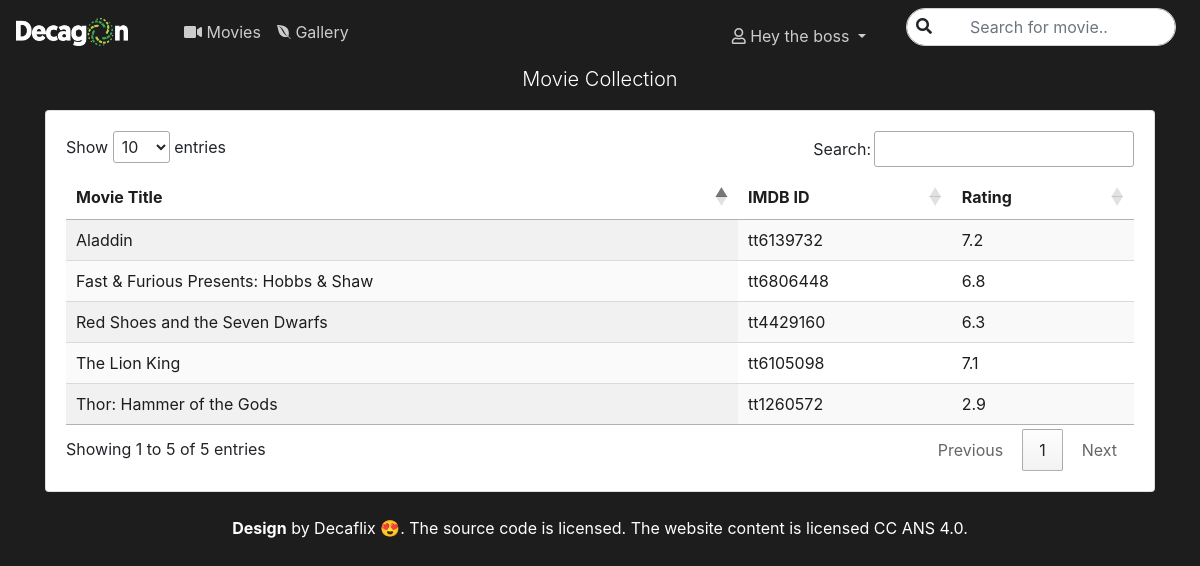
Page /collection (signed in) on the committed database.
### tables this page shows
CREATE TABLE "collection" (
	"id"	TEXT NOT NULL UNIQUE,
	"user_id"	INTEGER,
	"title"	TEXT NOT NULL,
	"rating"	TEXT,
	"price"	INTEGER,
	PRIMARY KEY("id")
);

### application.py (the view)
@app.route('/collection', methods=['GET'])
def collection():
    if request.method == 'GET':
        user_id = session["user_id"]
        collection = db.execute("SELECT * FROM collection WHERE user_id = :user_id", user_id=user_id)
        print(collection)
        return render_template("collection.html",collection=collection)

### sql.py (called while the page is built, shortened)
def _parse_placeholder(token):
    if not isinstance(token, sqlparse.sql.Token) or token.ttype != sqlparse.tokens.Name.Placeholder:
        raise TypeError()
    if token.value == "?":
        return "qmark", None
    matches = re.search(r"^:([1-9]\d*)$", token.value)
    if matches:
        return "numeric", int(matches.group(1)) - 1
    matches = re.search(r"^:([a-zA-Z]\w*)$", token.value)
    if matches:
        return "named", matches.group(1)

### templates/collection.html (shortened to what this page needs)
{% extends 'layout.html' %}
{% block style %}
    <link rel="stylesheet" type="text/css" href="https://cdn.datatables.net/1.10.19/css/jquery.dataTables.css" />
{% endblock %}
{% block main %}
<div class="container">
        <div class="para">
                <div>
                    <p class="lead para-txt text-center" style="color: #ffffff;"> Movie Collection</p>
                </div>
            </div>
    <div class="card">
        <div class="card-body">
            <div class="movie-tables">
                <table id="table_id" class="display">
                  <thead>
                    <tr>
                      <th scope="col">Movie Title</th>
                      <th scope="col">IMDB ID</th>
                      <th scope="col">Rating</th>
                    </tr>
                  </thead>
                  <tbody>
                {% for movie in collection %}
                    <tr>
                      <td>{{movie["title"]}}</td>
                      <td>{{movie["id"]}}</td>
                      <td>{{movie["rating"]}}</td>
                    </tr>
                {% endfor %}
                  </tbody>
                </table>
              </div>
        </div>
    </div>
</div>
{% endblock %}

### templates/layout.html (shortened to what this page needs)
<!DOCTYPE html>
<html lang="en">
<head>
    <link rel="stylesheet" href="https://maxcdn.bootstrapcdn.com/bootstrap/4.0.0/css/bootstrap.min.css"
>
    <link rel="stylesheet" href="https://use.fontawesome.com/releases/v5.8.2/css/all.css"
>
    <link href="../static/bootstrap.min.css" rel="stylesheet">
    <link href="{{  url_for('static', filename='style.css')}}" rel="stylesheet">
    {% block style %}{% endblock %}
</head>
<body class="index-body">
    <header>
        <nav class="navbar navbar-expand-lg fixed-buttom navbar-light">
            <a href="/"><img src="../static/images/logo-light.png" width="112" height="28" /></a>
            <div class="collapse navbar-collapse" id="navbarColor03">
                <ul class="navbar-nav mr-auto">
                    <li class="nav-item">
                        <a class="nav-link ml-5" href="/"><i class="fas fa-video"></i> Movies</a>
                    </li>
                    <li class="nav-item">
                        <a class="nav-link" href="/collection"> <i class="fab fa-envira"></i> Gallery</a>
                    </li>
                </ul>
                {% if session.user_id %}
                <div class="">
                    <div class="nav-item dropdown mr-4 mt-2">
                        <a class="nav-link dropdown-toggle signup" href="#" id="navbarDropdown" role="button"
                            data-toggle="dropdown" aria-haspopup="true" aria-expanded="false">
                            <i class="far fa-user"></i> Hey {{session.name}}
                        </a>
                    </div>
                </div>
                {% else %}
                <div class="nav-item mr-4 mt-2 ">
                    <a href="/register" class="ml-4 my-2 my-sm-0 signup"> <i class="fas fa-users"></i> SignUp</a>
                </div>
                {% endif %}
                <form action="/movie" method="post" class="form-inline my-lg-0">
                    <div class="input-icons">
                        <i class="fas fa-search icon"></i>
                        <input class="input-field form-control mr-sm-2 search" type="search" name="title"
                            placeholder="Search for movie.." aria-label="Search" />
                    </div>
                </form>
            </div>
        </nav>
    </header>
    <main>
        {% block main %}{% endblock %}
    </main>
    <footer class="footer my-4 text-center" style="color: #ffffff;">
        <div class="container">
            <div class="">
                <p>
                    <strong>Design</strong> by Decaflix 😍. The source code is
                    licensed. The website content is licensed CC ANS 4.0.
                </p>
            </div>
        </div>
    </footer>
</body>
</html>

### static/style.css (style rules this page uses)
body, html { background-color: #1d1d1d; }
.navbar { background-color: #1d1d1d; }
.navbar-light .navbar-nav .nav-link { color: #ccc; }
.para { display: flex; justify-content: center; }
.para-txt { display: flex; justify-content: center; max-width: 700px; }
.display { color: #1d1d1d; }
a { color: #1d1d1d; }
.input-icons i { position: absolute; }
.input-icons { width: 100%; margin-bottom: 10px; }
.icon { padding: 10px; min-width: 40px; }
.input-field { border-radius: 20px; width: 100%; padding: 10px; text-align: center; }
.signup { color: #ccc; }

### rows in the picture
collection: title "The Lion King", id "tt6105098", rating "7.1"
collection: title "Fast & Furious Presents: Hobbs & Shaw", id "tt6806448", rating "6.8"
collection: title "Aladdin", id "tt6139732", rating "7.2"
collection: title "Red Shoes and the Seven Dwarfs", id "tt4429160", rating "6.3"
collection: title "Thor: Hammer of the Gods", id "tt1260572", rating "2.9"

### other values in the picture
{{ session.name }} "the boss"
